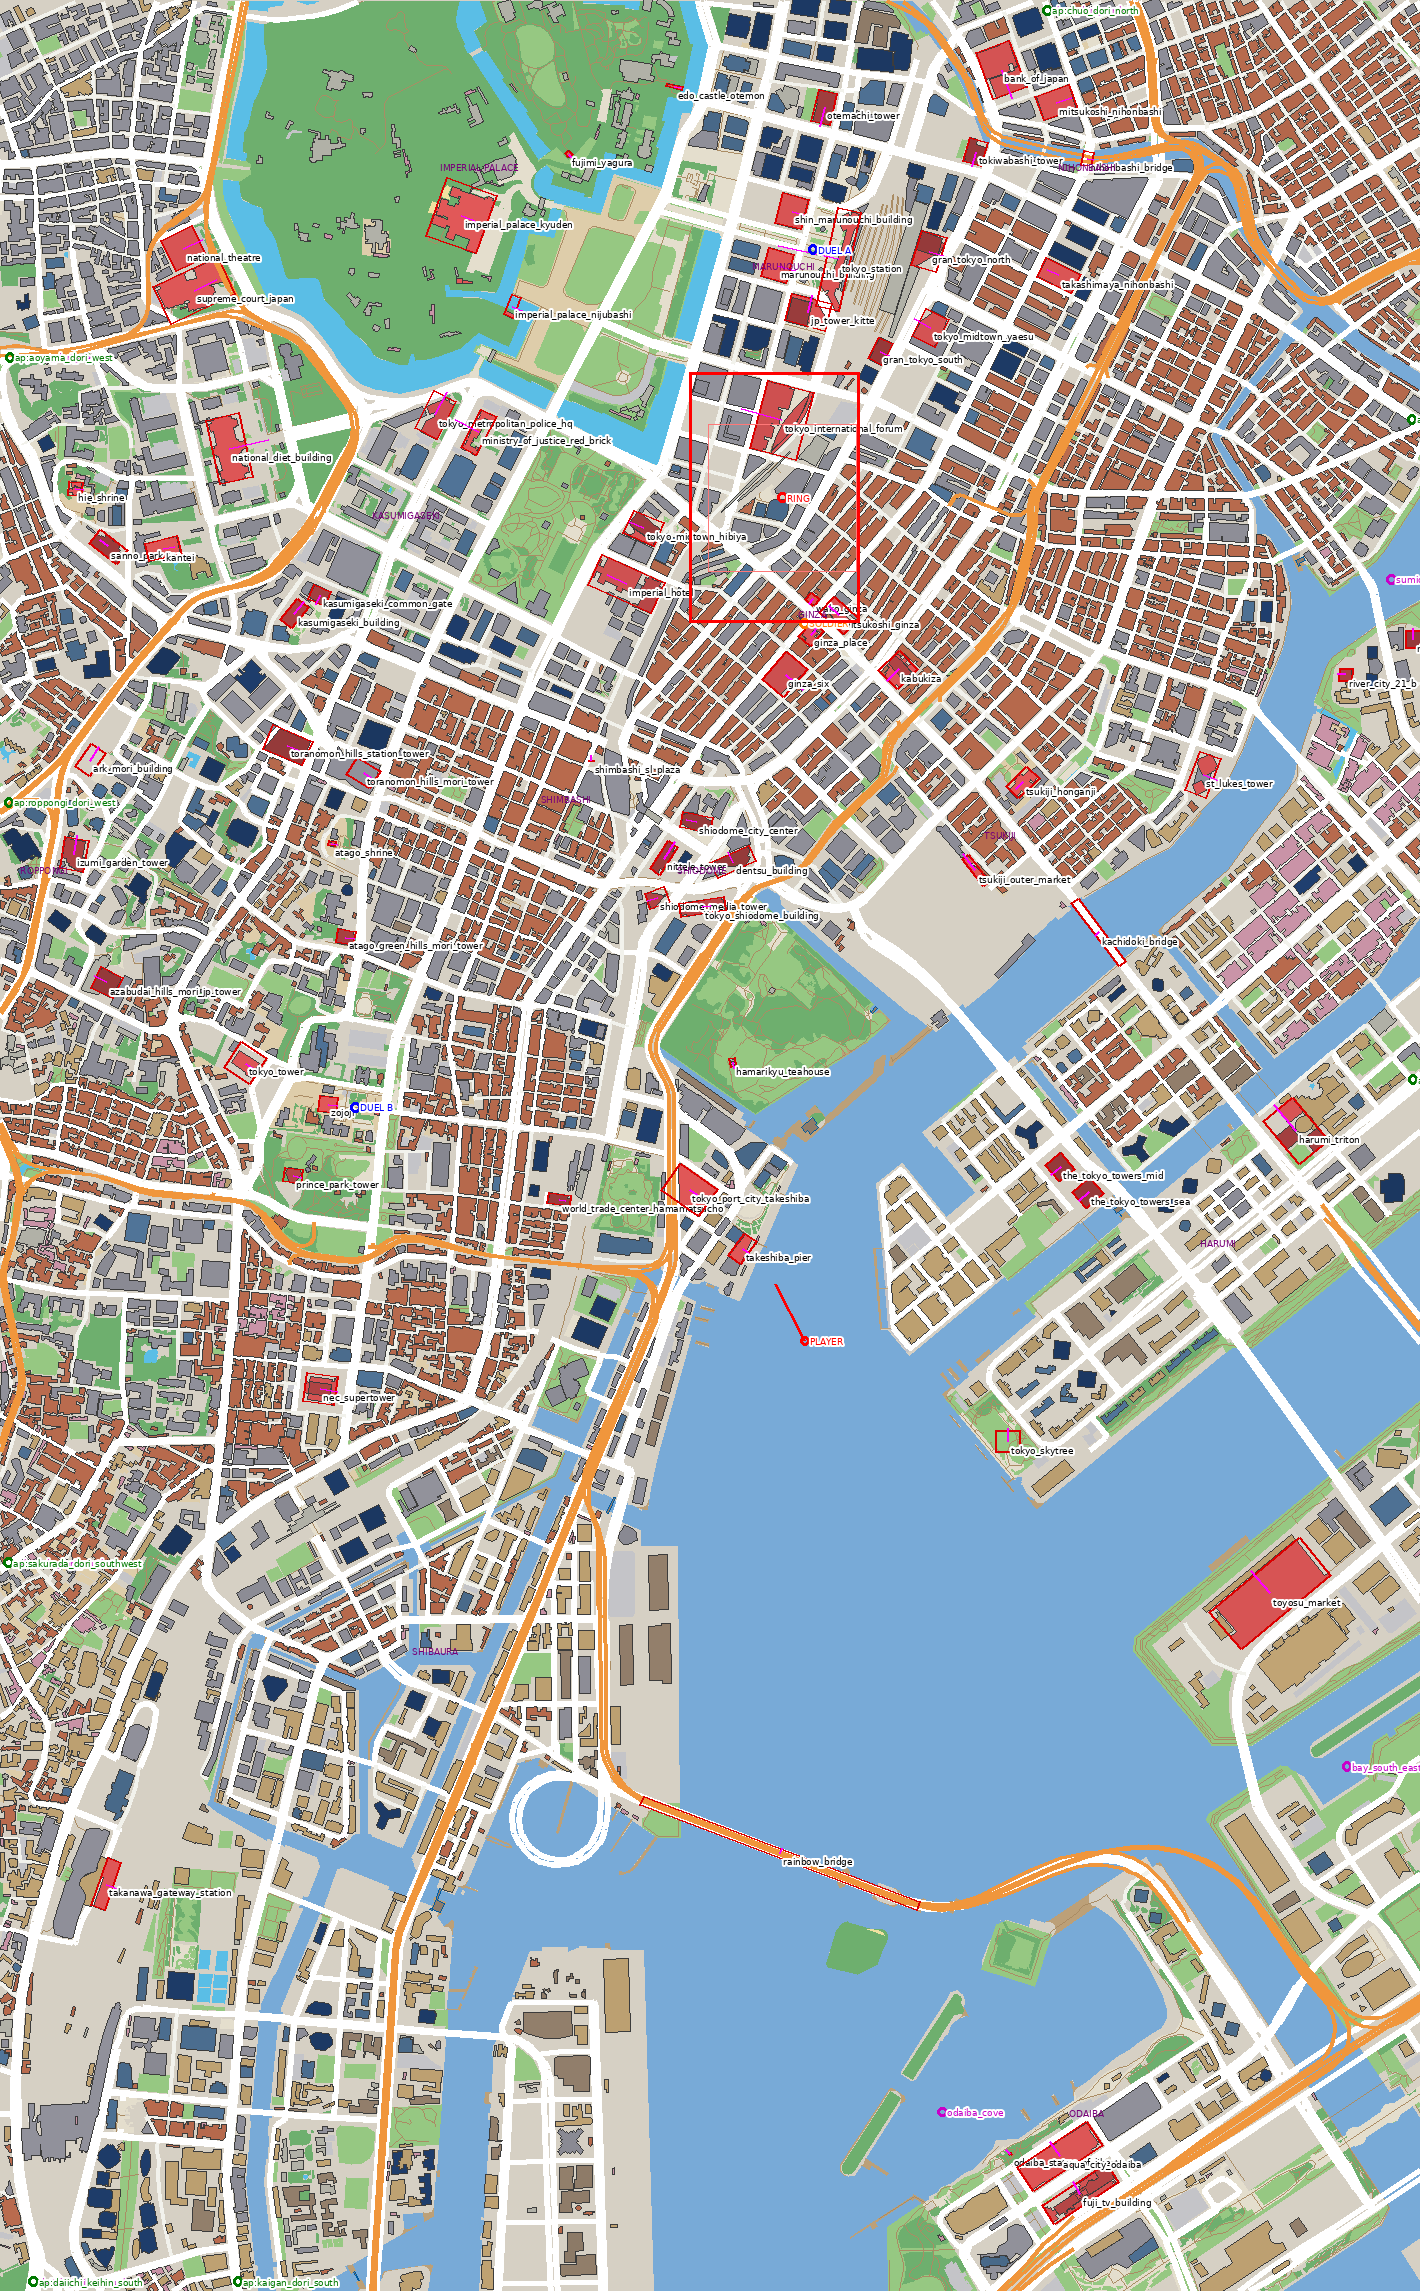

Here is the Python script that generated this plot:
"""Top-down preview of tokyo_layout.json. Usage: python3 preview.py <layout.json> <out.png> [x0 z0 x1 z1 pxPerU] [trees.json]"""
import sys, json, math
from PIL import Image, ImageDraw, ImageFont
L = json.load(open(sys.argv[1]))
B = L['bounds']
if len(sys.argv) >= 8: x0, z0, x1, z1, S = map(float, sys.argv[3:8])
else: x0, z0, x1, z1, S = B['minX'], B['minZ'], B['maxX'], B['maxZ'], 3.0
W, H = int((x1 - x0) * S), int((z1 - z0) * S)
im = Image.new('RGB', (W, H), (214, 208, 196)); d = ImageDraw.Draw(im)
P = lambda p: ((p[0] - x0) * S, (p[1] - z0) * S)
def vis(pts): return any(x0 - 20 <= p[0] <= x1 + 20 and z0 - 20 <= p[1] <= z1 + 20 for p in pts)
try: font = ImageFont.truetype('/usr/share/fonts/truetype/dejavu/DejaVuSans.ttf', max(9, int(S * 3.2)))
except Exception: font = ImageFont.load_default()
for w in L['water']:
    if not vis(w['polygon']): continue
    d.polygon([P(p) for p in w['polygon']], fill=(120, 170, 215) if w['kind'] != 'pond' else (90, 190, 230))
    for h in w.get('holes', []): d.polygon([P(p) for p in h], fill=(214, 208, 196))
COL = {'lawn': (150, 200, 130), 'garden': (110, 175, 110), 'beach': (240, 225, 160), 'plaza': (228, 222, 205)}
for p in L['parks']:
    if not vis(p['polygon']): continue
    c = COL.get(p['kind'], (200, 200, 200))
    if p.get('surface') == 'pier': c = (188, 160, 120)
    if p.get('surface') == 'parking': c = (196, 196, 200)
    if p.get('surface') == 'gravel': c = (222, 205, 170)
    d.polygon([P(q) for q in p['polygon']], fill=c)
for q in L['paths']:
    if vis(q['points']): d.line([P(p) for p in q['points']], fill=(170, 140, 100), width=1)
for r in L['roads']:
    if not vis(r['points']): continue
    if r.get('expressway'): continue
    d.line([P(p) for p in r['points']], fill=(255, 255, 255) if r['class'] == 'major' else (242, 242, 236), width=max(1, int(r['width'] * S * 0.8)))
STY = {'house': (205, 150, 170), 'zakkyo': (190, 110, 80), 'warehouse': (150, 130, 110), 'lowrise': (180, 180, 170), 'midrise': (150, 150, 160), 'apartment': (200, 170, 120), 'glassslab': (90, 130, 170), 'glasstower': (40, 80, 140)}
for b in L['buildings']:
    if not vis(b['footprint']): continue
    c = STY.get(b.get('style'), (230, 90, 90))
    k = 1.0 - min(0.35, b['heightMetres'] / 600)
    c = tuple(int(v * k) for v in c)
    d.polygon([P(p) for p in b['footprint']], fill=c, outline=(60, 60, 60) if not b.get('onPier') else (0, 90, 160))
for r in L['roads']:
    if r.get('expressway') and vis(r['points']): d.line([P(p) for p in r['points']], fill=(240, 150, 60), width=max(1, int(r['width'] * S * 0.6)))
if len(sys.argv) >= 9:
    T = json.load(open(sys.argv[8]))['trees']; TC = {'sakura': (240, 130, 180), 'ginkgo': (200, 170, 20), 'zelkova': (60, 120, 40), 'street': (70, 150, 70), 'pine': (10, 80, 50), 'park': (40, 140, 90)}
    for t in T:
        if x0 <= t[0] <= x1 and z0 <= t[1] <= z1:
            x, y = P(t); r = max(1, S * 0.5); d.ellipse([x - r, y - r, x + r, y + r], fill=TC[t[2]])
def rectpts(l):
    c, s = math.cos(l['rot']), math.sin(l['rot']); hw, hd = l['w'] / 2, l['d'] / 2
    return [P((l['x'] + a * c + b * s, l['z'] - a * s + b * c)) for a, b in ((-hw, -hd), (hw, -hd), (hw, hd), (-hw, hd))]
for l in L['landmarks']:
    if not (x0 <= l['x'] <= x1 and z0 <= l['z'] <= z1): continue
    x, y = P((l['x'], l['z']))
    if l['kind'] == 'district':
        d.text((x, y), l['name'].upper(), fill=(120, 0, 120), font=font, anchor='mm'); continue
    pts = rectpts(l); d.line(pts + [pts[0]], fill=(220, 0, 0), width=2)
    fx, fz = l['frontDir']; d.line([(x, y), (x + fx * max(l['d'], 6) * S * 0.6, y + fz * max(l['d'], 6) * S * 0.6)], fill=(255, 0, 255), width=2)
    d.text((x + 3, y + 3), l['id'], fill=(0, 0, 0), font=font, stroke_width=2, stroke_fill=(255, 255, 255))
def mark(p, c, t):
    x, y = P((p['x'], p['z'])); r = 3 * S
    d.ellipse([x - r, y - r, x + r, y + r], outline=c, width=3); d.text((x + r, y - r), t, fill=c, font=font, stroke_width=2, stroke_fill=(255, 255, 255))
sp = L['spawn']['player']; mark(sp, (255, 0, 0), 'PLAYER')
x, y = P((sp['x'], sp['z'])); d.line([(x, y), (x + sp['facing'][0] * 40 * S, y + sp['facing'][1] * 40 * S)], fill=(255, 0, 0), width=3)
for e in L['spawn']['enemies']: mark(e, (200, 0, 200), e['label'])
for a in L['approaches']: mark(a, (0, 120, 0), 'ap:' + a['label'])
mark(L['duel']['a'], (0, 0, 255), 'DUEL A'); mark(L['duel']['b'], (0, 0, 255), 'DUEL B'); mark(L['soldier'], (255, 120, 0), 'SOLDIER')
R = L['ring']; v = R['venueBox']; d.rectangle([P((v[0], v[1])), P((v[2], v[3]))], outline=(255, 0, 0), width=3); mark(R, (255, 0, 0), 'RING')
d.rectangle([P((R['x'] - 46, R['z'] - 46)), P((R['x'] + 46, R['z'] + 46))], outline=(255, 120, 120), width=1)
import os
dp = sys.argv[1].replace('_layout', '_detail')
if os.path.exists(dp):
    DT = json.load(open(dp))
    KC = {'yamanote': (0, 150, 60), 'shinkansen': (0, 60, 200), 'monorail': (200, 0, 120), 'yurikamome': (0, 170, 200)}
    for c in DT.get('rail', []): d.line([P(p) for p in c['points']], fill=(90, 90, 90), width=1)
    for c in DT.get('expressways', []): d.line([P(p) for p in c['points']], fill=(255, 190, 90), width=1)
    for c in DT.get('trains', []): d.line([P(p) for p in c['points']], fill=KC.get(c['kind'], (0, 0, 0)), width=3)
    for c in DT.get('ferries', []): d.line([P(p) for p in c['points']], fill=(255, 255, 255), width=1)
    for c in DT.get('seawall', []): d.line([P(p) for p in c], fill=(90, 60, 30), width=1)
    bb = DT.get('rainbowBridge')
    if bb:
        d.line([P(p) for p in bb['points']], fill=(120, 120, 120), width=3)
        for t in bb['towers']: x, y = P((t['x'], t['z'])); d.rectangle([x - 5, y - 5, x + 5, y + 5], outline=(0, 0, 0), width=2)
im.save(sys.argv[2]); print(W, H)
